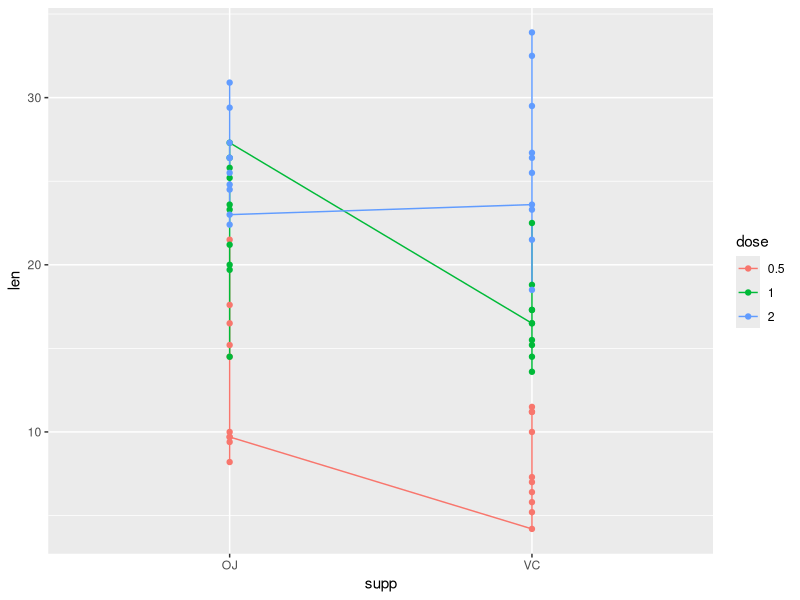

Write R code to recreate this figure.
## ---- chunk 1
library(datasets)
library(ggplot2)
library(dplyr)
## ---- chunk 2
str(ToothGrowth)
summary(ToothGrowth)
## ---- chunk 3
ToothGrowth$dose <- factor(ToothGrowth$dose)
ToothGrowth %>% tbl_df %>% group_by(supp,dose) %>% summarise_each(funs(mean))
ggplot(ToothGrowth, aes(x=supp, y=len, group=dose, color=dose)) + geom_line() + geom_point()

